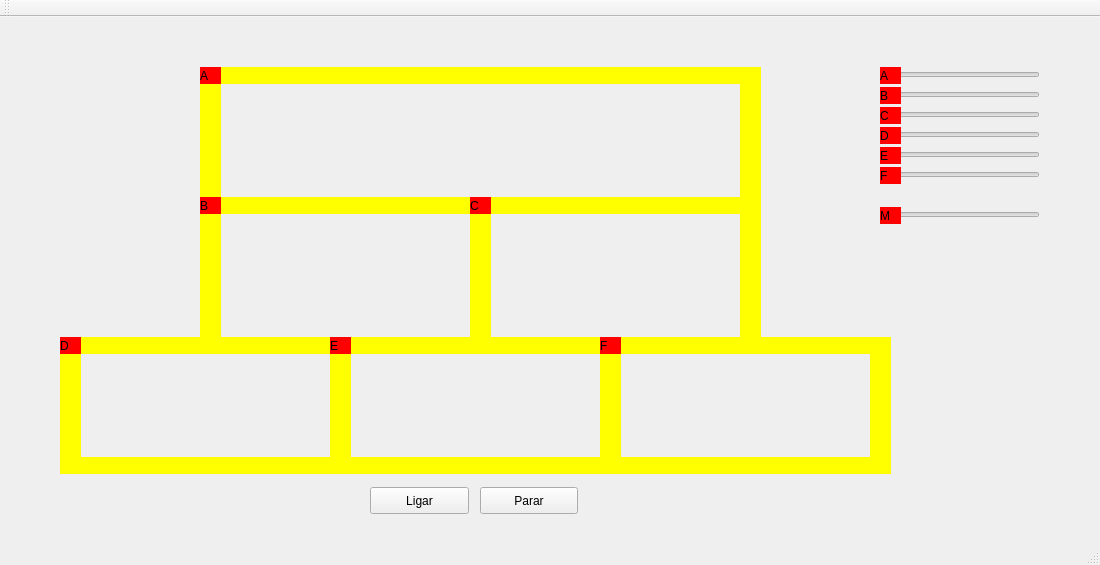
<?xml version="1.0" encoding="UTF-8"?>
<ui version="4.0">
 <class>MainWindow</class>
 <widget class="QMainWindow" name="MainWindow">
  <property name="geometry">
   <rect>
    <x>0</x>
    <y>0</y>
    <width>1100</width>
    <height>565</height>
   </rect>
  </property>
  <property name="windowTitle">
   <string>MainWindow</string>
  </property>
  <widget class="QWidget" name="centralWidget">
   <widget class="QLabel" name="label_trem4">
    <property name="geometry">
     <rect>
      <x>60</x>
      <y>320</y>
      <width>21</width>
      <height>17</height>
     </rect>
    </property>
    <property name="styleSheet">
     <string notr="true">QLabel { background: red}</string>
    </property>
    <property name="text">
     <string>D</string>
    </property>
   </widget>
   <widget class="QLabel" name="label_trilho1">
    <property name="geometry">
     <rect>
      <x>80</x>
      <y>320</y>
      <width>250</width>
      <height>17</height>
     </rect>
    </property>
    <property name="styleSheet">
     <string notr="true">QLabel { background: yellow}</string>
    </property>
    <property name="text">
     <string/>
    </property>
   </widget>
   <widget class="QLabel" name="label_trilho2">
    <property name="geometry">
     <rect>
      <x>80</x>
      <y>440</y>
      <width>250</width>
      <height>17</height>
     </rect>
    </property>
    <property name="styleSheet">
     <string notr="true">QLabel { background: yellow}</string>
    </property>
    <property name="text">
     <string/>
    </property>
   </widget>
   <widget class="QLabel" name="label_trilho3">
    <property name="geometry">
     <rect>
      <x>330</x>
      <y>320</y>
      <width>21</width>
      <height>137</height>
     </rect>
    </property>
    <property name="styleSheet">
     <string notr="true">QLabel { background: yellow}</string>
    </property>
    <property name="text">
     <string/>
    </property>
   </widget>
   <widget class="QLabel" name="label_trilho4">
    <property name="geometry">
     <rect>
      <x>60</x>
      <y>320</y>
      <width>21</width>
      <height>137</height>
     </rect>
    </property>
    <property name="styleSheet">
     <string notr="true">QLabel { background: yellow}</string>
    </property>
    <property name="text">
     <string/>
    </property>
   </widget>
   <widget class="QPushButton" name="pushButton">
    <property name="geometry">
     <rect>
      <x>370</x>
      <y>470</y>
      <width>99</width>
      <height>27</height>
     </rect>
    </property>
    <property name="text">
     <string>Ligar</string>
    </property>
   </widget>
   <widget class="QPushButton" name="pushButton_2">
    <property name="geometry">
     <rect>
      <x>480</x>
      <y>470</y>
      <width>98</width>
      <height>27</height>
     </rect>
    </property>
    <property name="text">
     <string>Parar</string>
    </property>
   </widget>
   <widget class="QLabel" name="label_trilho4_2">
    <property name="geometry">
     <rect>
      <x>600</x>
      <y>320</y>
      <width>21</width>
      <height>137</height>
     </rect>
    </property>
    <property name="styleSheet">
     <string notr="true">QLabel { background: yellow}</string>
    </property>
    <property name="text">
     <string/>
    </property>
   </widget>
   <widget class="QLabel" name="label_trilho1_2">
    <property name="geometry">
     <rect>
      <x>350</x>
      <y>320</y>
      <width>250</width>
      <height>17</height>
     </rect>
    </property>
    <property name="styleSheet">
     <string notr="true">QLabel { background: yellow}</string>
    </property>
    <property name="text">
     <string/>
    </property>
   </widget>
   <widget class="QLabel" name="label_trilho2_2">
    <property name="geometry">
     <rect>
      <x>350</x>
      <y>440</y>
      <width>250</width>
      <height>17</height>
     </rect>
    </property>
    <property name="styleSheet">
     <string notr="true">QLabel { background: yellow}</string>
    </property>
    <property name="text">
     <string/>
    </property>
   </widget>
   <widget class="QLabel" name="label_trem5">
    <property name="geometry">
     <rect>
      <x>330</x>
      <y>320</y>
      <width>21</width>
      <height>17</height>
     </rect>
    </property>
    <property name="styleSheet">
     <string notr="true">QLabel { background: red}</string>
    </property>
    <property name="text">
     <string>E</string>
    </property>
   </widget>
   <widget class="QLabel" name="label_trilho1_3">
    <property name="geometry">
     <rect>
      <x>620</x>
      <y>320</y>
      <width>250</width>
      <height>17</height>
     </rect>
    </property>
    <property name="mouseTracking">
     <bool>false</bool>
    </property>
    <property name="autoFillBackground">
     <bool>false</bool>
    </property>
    <property name="styleSheet">
     <string notr="true">QLabel { background: yellow}</string>
    </property>
    <property name="text">
     <string/>
    </property>
   </widget>
   <widget class="QLabel" name="label_trilho2_3">
    <property name="geometry">
     <rect>
      <x>620</x>
      <y>440</y>
      <width>250</width>
      <height>17</height>
     </rect>
    </property>
    <property name="styleSheet">
     <string notr="true">QLabel { background: yellow}</string>
    </property>
    <property name="text">
     <string/>
    </property>
   </widget>
   <widget class="QLabel" name="label_trilho4_3">
    <property name="geometry">
     <rect>
      <x>870</x>
      <y>320</y>
      <width>21</width>
      <height>137</height>
     </rect>
    </property>
    <property name="styleSheet">
     <string notr="true">QLabel { background: yellow}</string>
    </property>
    <property name="text">
     <string/>
    </property>
   </widget>
   <widget class="QLabel" name="label_trem6">
    <property name="geometry">
     <rect>
      <x>600</x>
      <y>320</y>
      <width>21</width>
      <height>17</height>
     </rect>
    </property>
    <property name="styleSheet">
     <string notr="true">QLabel { background: red}</string>
    </property>
    <property name="text">
     <string>F</string>
    </property>
   </widget>
   <widget class="QLabel" name="label_trilho3_2">
    <property name="geometry">
     <rect>
      <x>470</x>
      <y>180</y>
      <width>21</width>
      <height>140</height>
     </rect>
    </property>
    <property name="styleSheet">
     <string notr="true">QLabel { background: yellow}</string>
    </property>
    <property name="text">
     <string/>
    </property>
   </widget>
   <widget class="QLabel" name="label_trilho3_3">
    <property name="geometry">
     <rect>
      <x>740</x>
      <y>180</y>
      <width>21</width>
      <height>140</height>
     </rect>
    </property>
    <property name="styleSheet">
     <string notr="true">QLabel { background: yellow}</string>
    </property>
    <property name="text">
     <string/>
    </property>
   </widget>
   <widget class="QLabel" name="label_trilho1_4">
    <property name="geometry">
     <rect>
      <x>220</x>
      <y>180</y>
      <width>250</width>
      <height>17</height>
     </rect>
    </property>
    <property name="styleSheet">
     <string notr="true">QLabel { background: yellow}</string>
    </property>
    <property name="text">
     <string/>
    </property>
   </widget>
   <widget class="QLabel" name="label_trilho1_5">
    <property name="geometry">
     <rect>
      <x>490</x>
      <y>180</y>
      <width>250</width>
      <height>17</height>
     </rect>
    </property>
    <property name="styleSheet">
     <string notr="true">QLabel { background: yellow}</string>
    </property>
    <property name="text">
     <string/>
    </property>
   </widget>
   <widget class="QLabel" name="label_trilho3_4">
    <property name="geometry">
     <rect>
      <x>200</x>
      <y>180</y>
      <width>21</width>
      <height>140</height>
     </rect>
    </property>
    <property name="styleSheet">
     <string notr="true">QLabel { background: yellow}</string>
    </property>
    <property name="text">
     <string/>
    </property>
   </widget>
   <widget class="QLabel" name="label_trilho3_5">
    <property name="geometry">
     <rect>
      <x>200</x>
      <y>50</y>
      <width>21</width>
      <height>137</height>
     </rect>
    </property>
    <property name="styleSheet">
     <string notr="true">QLabel { background: yellow}</string>
    </property>
    <property name="text">
     <string/>
    </property>
   </widget>
   <widget class="QLabel" name="label_trilho3_6">
    <property name="geometry">
     <rect>
      <x>740</x>
      <y>50</y>
      <width>21</width>
      <height>137</height>
     </rect>
    </property>
    <property name="styleSheet">
     <string notr="true">QLabel { background: yellow}</string>
    </property>
    <property name="text">
     <string/>
    </property>
   </widget>
   <widget class="QLabel" name="label_trilho1_6">
    <property name="geometry">
     <rect>
      <x>220</x>
      <y>50</y>
      <width>521</width>
      <height>17</height>
     </rect>
    </property>
    <property name="styleSheet">
     <string notr="true">QLabel { background: yellow}</string>
    </property>
    <property name="text">
     <string/>
    </property>
   </widget>
   <widget class="QLabel" name="label_trem2">
    <property name="geometry">
     <rect>
      <x>200</x>
      <y>180</y>
      <width>21</width>
      <height>17</height>
     </rect>
    </property>
    <property name="styleSheet">
     <string notr="true">QLabel { background: red}</string>
    </property>
    <property name="text">
     <string>B</string>
    </property>
   </widget>
   <widget class="QLabel" name="label_trem3">
    <property name="geometry">
     <rect>
      <x>470</x>
      <y>180</y>
      <width>21</width>
      <height>17</height>
     </rect>
    </property>
    <property name="styleSheet">
     <string notr="true">QLabel { background: red}</string>
    </property>
    <property name="text">
     <string>C</string>
    </property>
   </widget>
   <widget class="QLabel" name="label_trem1">
    <property name="geometry">
     <rect>
      <x>200</x>
      <y>50</y>
      <width>21</width>
      <height>17</height>
     </rect>
    </property>
    <property name="styleSheet">
     <string notr="true">QLabel { background: red}</string>
    </property>
    <property name="text">
     <string>A</string>
    </property>
   </widget>
   <widget class="QSlider" name="horizontalSlider">
    <property name="geometry">
     <rect>
      <x>880</x>
      <y>50</y>
      <width>160</width>
      <height>16</height>
     </rect>
    </property>
    <property name="orientation">
     <enum>Qt::Orientation::Horizontal</enum>
    </property>
   </widget>
   <widget class="QLabel" name="label_slider">
    <property name="geometry">
     <rect>
      <x>880</x>
      <y>50</y>
      <width>21</width>
      <height>17</height>
     </rect>
    </property>
    <property name="styleSheet">
     <string notr="true">QLabel { background: red}</string>
    </property>
    <property name="text">
     <string>A</string>
    </property>
   </widget>
   <widget class="QSlider" name="horizontalSlider_2">
    <property name="geometry">
     <rect>
      <x>880</x>
      <y>70</y>
      <width>160</width>
      <height>16</height>
     </rect>
    </property>
    <property name="orientation">
     <enum>Qt::Orientation::Horizontal</enum>
    </property>
   </widget>
   <widget class="QSlider" name="horizontalSlider_3">
    <property name="geometry">
     <rect>
      <x>880</x>
      <y>90</y>
      <width>160</width>
      <height>16</height>
     </rect>
    </property>
    <property name="orientation">
     <enum>Qt::Orientation::Horizontal</enum>
    </property>
   </widget>
   <widget class="QSlider" name="horizontalSlider_4">
    <property name="geometry">
     <rect>
      <x>880</x>
      <y>110</y>
      <width>160</width>
      <height>16</height>
     </rect>
    </property>
    <property name="orientation">
     <enum>Qt::Orientation::Horizontal</enum>
    </property>
   </widget>
   <widget class="QSlider" name="horizontalSlider_5">
    <property name="geometry">
     <rect>
      <x>880</x>
      <y>130</y>
      <width>160</width>
      <height>16</height>
     </rect>
    </property>
    <property name="orientation">
     <enum>Qt::Orientation::Horizontal</enum>
    </property>
   </widget>
   <widget class="QSlider" name="horizontalSlider_6">
    <property name="geometry">
     <rect>
      <x>880</x>
      <y>150</y>
      <width>160</width>
      <height>16</height>
     </rect>
    </property>
    <property name="orientation">
     <enum>Qt::Orientation::Horizontal</enum>
    </property>
   </widget>
   <widget class="QSlider" name="horizontalSlider_M">
    <property name="geometry">
     <rect>
      <x>880</x>
      <y>190</y>
      <width>160</width>
      <height>16</height>
     </rect>
    </property>
    <property name="orientation">
     <enum>Qt::Orientation::Horizontal</enum>
    </property>
   </widget>
   <widget class="QLabel" name="label_slider1">
    <property name="geometry">
     <rect>
      <x>880</x>
      <y>70</y>
      <width>21</width>
      <height>17</height>
     </rect>
    </property>
    <property name="styleSheet">
     <string notr="true">QLabel { background: red}</string>
    </property>
    <property name="text">
     <string>B</string>
    </property>
   </widget>
   <widget class="QLabel" name="label_slider2">
    <property name="geometry">
     <rect>
      <x>880</x>
      <y>90</y>
      <width>21</width>
      <height>17</height>
     </rect>
    </property>
    <property name="styleSheet">
     <string notr="true">QLabel { background: red}</string>
    </property>
    <property name="text">
     <string>C</string>
    </property>
   </widget>
   <widget class="QLabel" name="label_slider3">
    <property name="geometry">
     <rect>
      <x>880</x>
      <y>110</y>
      <width>21</width>
      <height>17</height>
     </rect>
    </property>
    <property name="styleSheet">
     <string notr="true">QLabel { background: red}</string>
    </property>
    <property name="text">
     <string>D</string>
    </property>
   </widget>
   <widget class="QLabel" name="label_slider4">
    <property name="geometry">
     <rect>
      <x>880</x>
      <y>130</y>
      <width>21</width>
      <height>17</height>
     </rect>
    </property>
    <property name="styleSheet">
     <string notr="true">QLabel { background: red}</string>
    </property>
    <property name="text">
     <string>E</string>
    </property>
   </widget>
   <widget class="QLabel" name="label_slider5">
    <property name="geometry">
     <rect>
      <x>880</x>
      <y>150</y>
      <width>21</width>
      <height>17</height>
     </rect>
    </property>
    <property name="styleSheet">
     <string notr="true">QLabel { background: red}</string>
    </property>
    <property name="text">
     <string>F</string>
    </property>
   </widget>
   <widget class="QLabel" name="label_sliderM">
    <property name="geometry">
     <rect>
      <x>880</x>
      <y>190</y>
      <width>21</width>
      <height>17</height>
     </rect>
    </property>
    <property name="styleSheet">
     <string notr="true">QLabel { background: red}</string>
    </property>
    <property name="text">
     <string>M</string>
    </property>
   </widget>
   <zorder>label_trilho1</zorder>
   <zorder>label_trilho2</zorder>
   <zorder>label_trilho3</zorder>
   <zorder>label_trilho4</zorder>
   <zorder>label_trem4</zorder>
   <zorder>pushButton</zorder>
   <zorder>pushButton_2</zorder>
   <zorder>label_trilho4_2</zorder>
   <zorder>label_trilho1_2</zorder>
   <zorder>label_trilho2_2</zorder>
   <zorder>label_trem5</zorder>
   <zorder>horizontalSlider</zorder>
   <zorder>label_trilho1_3</zorder>
   <zorder>label_trilho2_3</zorder>
   <zorder>label_trilho4_3</zorder>
   <zorder>label_trem6</zorder>
   <zorder>label_trilho3_2</zorder>
   <zorder>label_trilho3_3</zorder>
   <zorder>label_trilho1_4</zorder>
   <zorder>label_trilho1_5</zorder>
   <zorder>label_trilho3_4</zorder>
   <zorder>label_trilho3_5</zorder>
   <zorder>label_trilho3_6</zorder>
   <zorder>label_trilho1_6</zorder>
   <zorder>label_trem2</zorder>
   <zorder>label_trem3</zorder>
   <zorder>label_trem1</zorder>
   <zorder>label_slider</zorder>
   <zorder>horizontalSlider</zorder>
   <zorder>label_slider</zorder>
   <zorder>horizontalSlider_2</zorder>
   <zorder>horizontalSlider_3</zorder>
   <zorder>horizontalSlider_4</zorder>
   <zorder>horizontalSlider_5</zorder>
   <zorder>horizontalSlider_6</zorder>
   <zorder>horizontalSlider_M</zorder>
   <zorder>label_slider1</zorder>
   <zorder>label_slider2</zorder>
   <zorder>label_slider3</zorder>
   <zorder>label_slider4</zorder>
   <zorder>label_slider5</zorder>
   <zorder>label_sliderM</zorder>
  </widget>
  <widget class="QMenuBar" name="menuBar">
   <property name="geometry">
    <rect>
     <x>0</x>
     <y>0</y>
     <width>1100</width>
     <height>23</height>
    </rect>
   </property>
  </widget>
  <widget class="QToolBar" name="mainToolBar">
   <attribute name="toolBarArea">
    <enum>TopToolBarArea</enum>
   </attribute>
   <attribute name="toolBarBreak">
    <bool>false</bool>
   </attribute>
  </widget>
  <widget class="QStatusBar" name="statusBar"/>
 </widget>
 <layoutdefault spacing="6" margin="11"/>
 <resources/>
 <connections/>
</ui>
